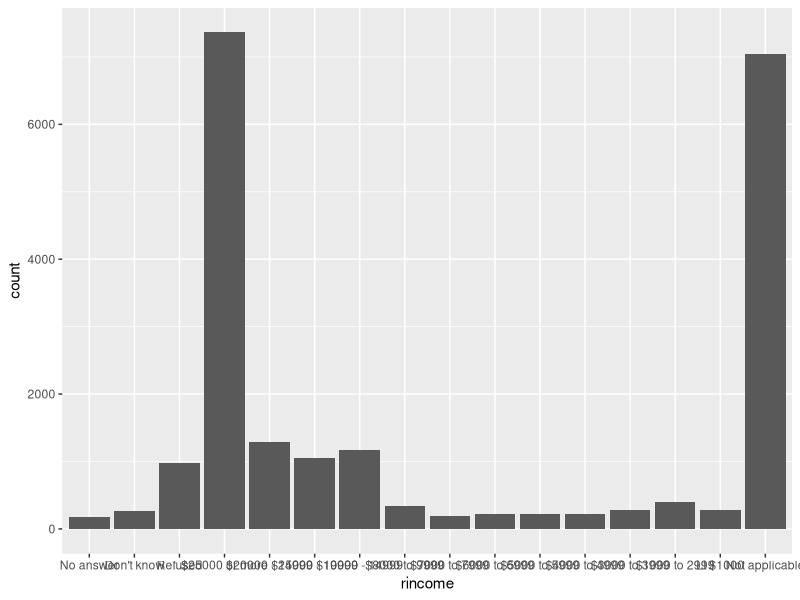
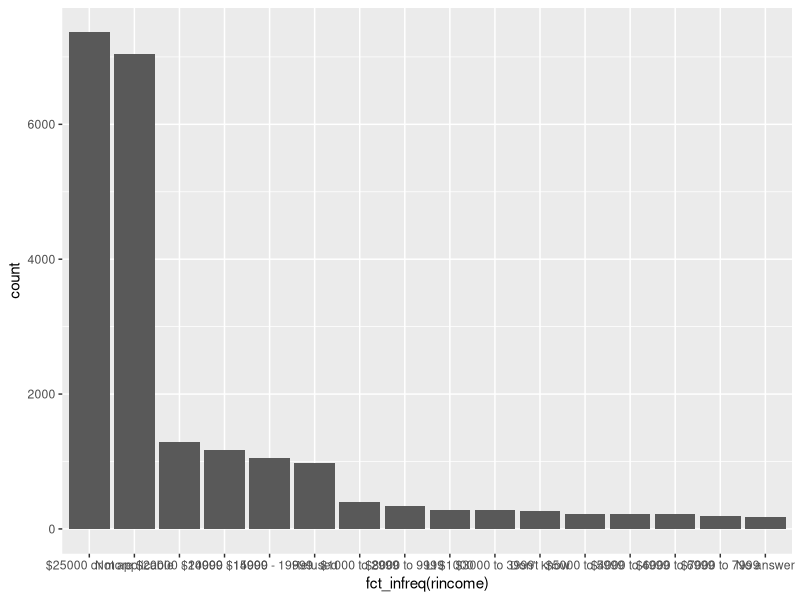
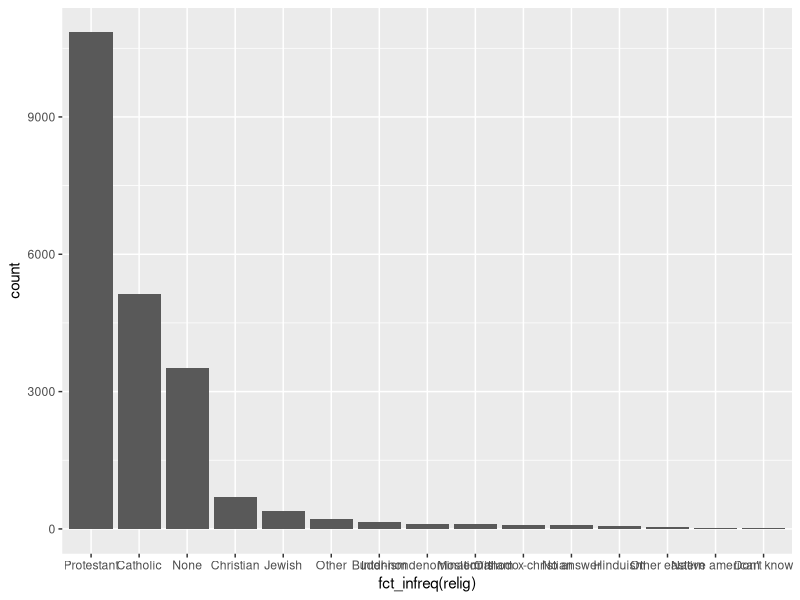
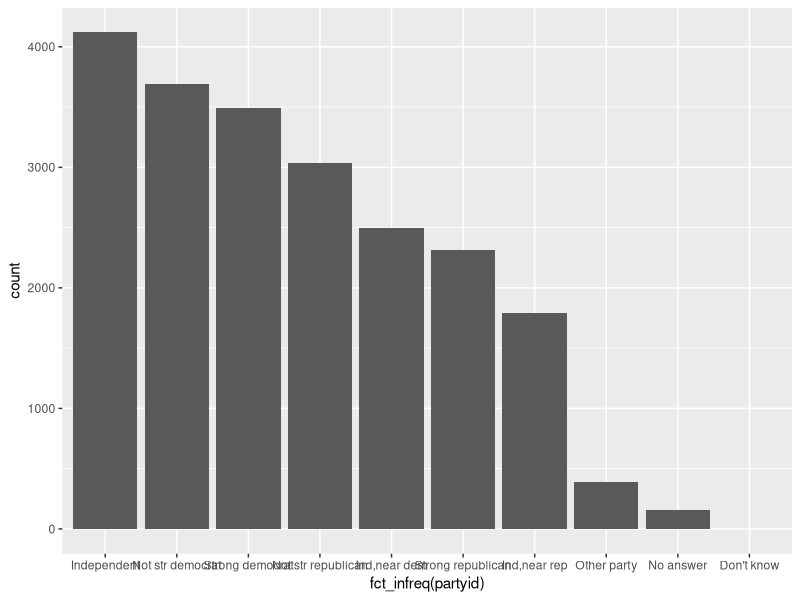
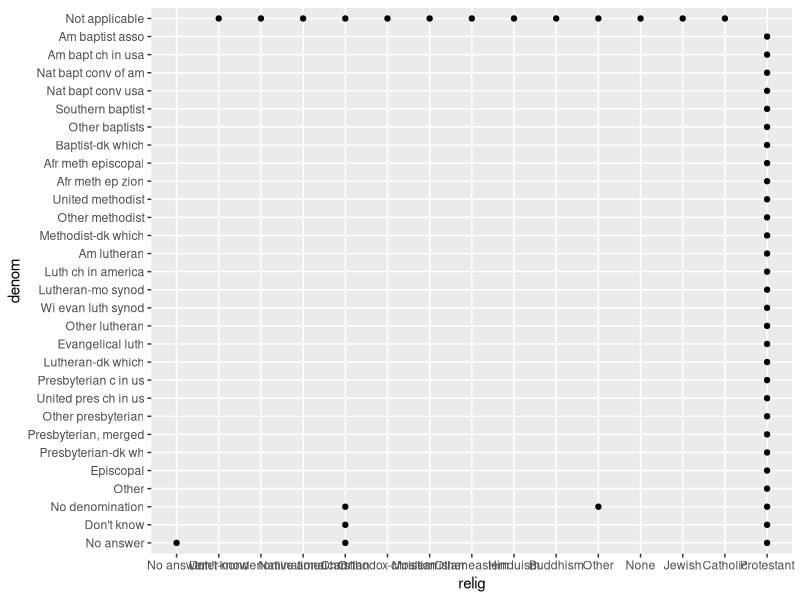
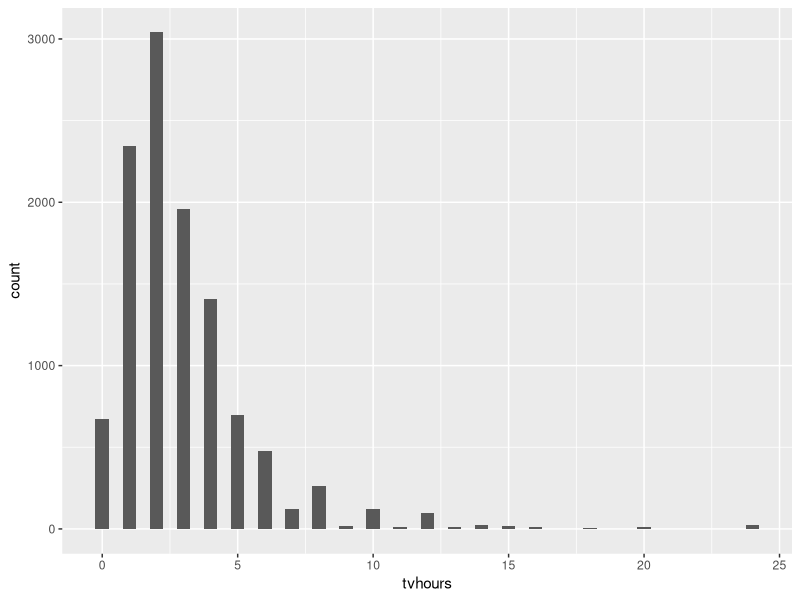

Write R code to recreate these figures, in order. (Note: this script raises an error after producing the figures.)




# Ch16 - Factors
#===============================================================================


library(tidyverse)

# 16.3.1 Exercises -------------------------------------------------------------

# 1. Explore the distribution of rincome (reported income). What makes the default 
# bar chart hard to understand? How could you improve the plot?

# bar chart of rincome is hard to read since the value of the bars is
# neither increasing or decreasing

ggplot(gss_cat, aes(x = rincome)) +
  geom_bar()

# this makes it easier to understand

ggplot(gss_cat, aes(x = fct_infreq(rincome))) +
  geom_bar()


# 2. What is the most common relig in this survey? What’s the most common partyid?

glimpse(gss_cat)

# religion - Protestant

ggplot(gss_cat, aes(x = fct_infreq(relig))) +
  geom_bar()

# partyid

ggplot(gss_cat, aes(x = fct_infreq(partyid))) +
  geom_bar()
  
# 3. Which relig does denom (denomination) apply to? How can you find out with a 
# table? How can you find out with a visualization?

glimpse(gss_cat)

# Denomination only applies to Protestant 

df <- gss_cat |>
  group_by(relig, denom) |>
  count() |>
  print( n = 47)
  
df

ggplot(df, aes(x = relig, y = denom)) +
  geom_point()


# 16.4.1 Exercises -------------------------------------------------------------
# 1. There are some suspiciously high numbers in tvhours. Is the mean a 
# good summary?

# the mean is not a good summary because the distribution is skewed towards 
# very high values

glimpse(gss_cat)

ggplot(gss_cat, aes(x = tvhours)) +
  geom_histogram(binwidth = 0.5)

log_tvhours <- log10(tvhours)

ggplot(gss_cat, aes(x = log_tvhours)) +
  geom_histogram(binwidth = 0.5)


  
# 2. For each factor in gss_cat identify whether the order of the levels is 
# arbitrary or principled.

# 3. Why did moving “Not applicable” to the front of the levels move it to the 
# bottom of the plot?
  
  
  
  
  
  
  
  
  
  
  
  
  
  
  
  
  
  
  
  
  
  
  
  
  
  